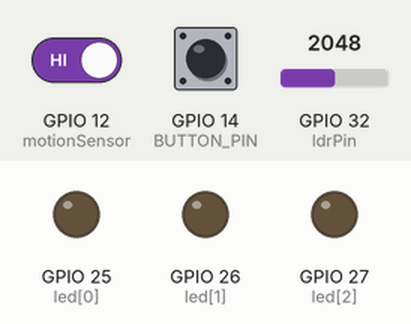
Bench run of a sketch on a simulated ESP32. Parts: output pins drawn as LEDs (lit = HIGH). The test bench sets the inputs (shaded band); at power-on: GPIO 32 (ldrPin) = 2048, GPIO 12 (motionSensor) HIGH, GPIO 14 (BUTTON_PIN) HIGH. WiFi joins after 1.5 s; servers stay silent unless stated; no MQTT or app messages arrive unless stated; what the sketch prints to the serial monitor is not drawn.

Above: at 2.7 s.
2.8 s: GPIO 32 (ldrPin) set to 1965
At 5.6 s:
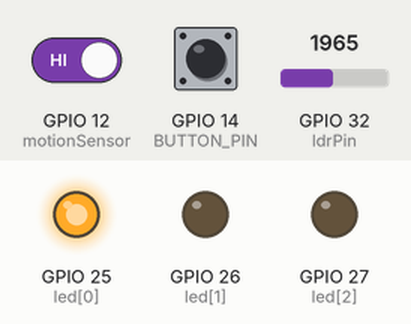
5.8 s: GPIO 32 (ldrPin) set to 1061
7.3 s: GPIO 32 (ldrPin) set to 952
At 7.8 s:
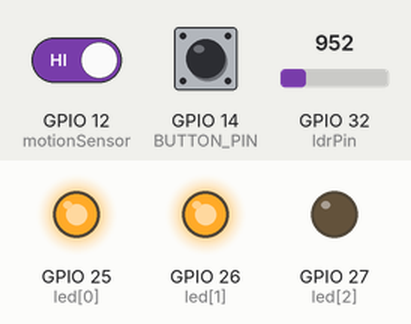
8.8 s: GPIO 32 (ldrPin) set to 535
10.3 s: GPIO 32 (ldrPin) set to 453
At 11.1 s:
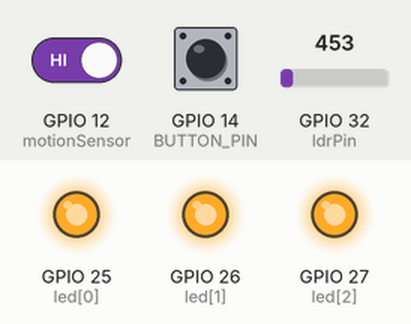
Timing chart, 0 to 13.3 s (numbered marks = the images above; inputs shaded):
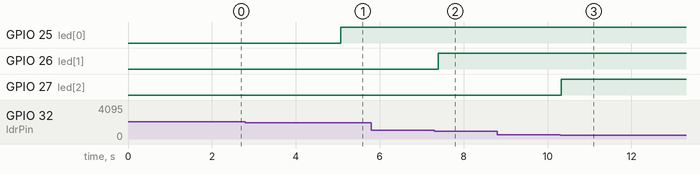

The sketch:

poste_mqtt.ino
```cpp
#include <WiFi.h>
#include <PubSubClient.h>

// Temporizador e botão
#define timeSeconds 10
#define BUTTON_PIN 14

// LEDs
const int led[3] = {25, 26, 27};

// Sensor de luz (LDR)
const int ldrPin = 32;
int ldrValue = 0;

// Sensor de movimento
const int motionSensor = 12;

// Configuração do Wi-Fi e MQTT
const char* ssid = "nome do wifi";          // Substitua pelo seu SSID
const char* password = "senha";      // Substitua pela sua senha Wi-Fi
const char* mqtt_server = "ip";  // Substitua pelo IP do seu broker MQTT
//const char* mqtt_user = "posteESP";   // Usuário MQTT
//const char* mqtt_pass = "posteimd";     // Senha MQTT

WiFiClient espClient;
PubSubClient client(espClient);

// Timer: Variáveis auxiliares
unsigned long now = millis();
unsigned long lastTrigger = 0;
unsigned long lastLdrRead = 0; // Temporizador para leitura do LDR
boolean startTimer = false;
boolean motionDetected = false;

// Função para conectar ao Wi-Fi
void setupWiFi() {
  delay(10);
  Serial.println();
  Serial.print("Conectando-se ao Wi-Fi: ");
  Serial.println(ssid);

  WiFi.begin(ssid, password);
  while (WiFi.status() != WL_CONNECTED) {
    delay(500);
    Serial.print(".");
  }

  Serial.println();
  Serial.println("Conectado ao Wi-Fi!");
}

// Função para conectar ao broker MQTT com autenticação
void reconnect() {
  while (!client.connected()) {
    Serial.print("Tentando conectar ao MQTT...");
    if (client.connect("ESP32Client")) {
      Serial.println("Conectado!");
    } else {
      Serial.print("Falhou, rc=");
      Serial.print(client.state());
      Serial.println(" Tentando novamente em 5 segundos...");
      delay(5000);
    }
  }
}

// Liga os LEDs ao detectar movimento
void IRAM_ATTR detectsMovement() {
  if (!motionDetected) {
    Serial.println("Movimento detectado!");
    motionDetected = true;
    // Publicar no tópico de movimento
    client.publish("/ul/group4/movement01/attrs", "m|detected");
  }

  // Liga os LEDs
  digitalWrite(led[0], HIGH);
  digitalWrite(led[1], HIGH);
  digitalWrite(led[2], HIGH);

  startTimer = true;
  lastTrigger = millis();
}

void setup() {
  // Porta Serial para depuração
  Serial.begin(115200);

  // Configuração do botão
  pinMode(BUTTON_PIN, INPUT_PULLUP);

  // Configura o sensor de movimento como entrada
  pinMode(motionSensor, INPUT_PULLUP);
  attachInterrupt(digitalPinToInterrupt(motionSensor), detectsMovement, RISING);

  // Configura os LEDs como saída e desliga todos
  pinMode(led[0], OUTPUT);
  pinMode(led[1], OUTPUT);
  pinMode(led[2], OUTPUT);
  digitalWrite(led[0], LOW);
  digitalWrite(led[1], LOW);
  digitalWrite(led[2], LOW);

  // Configuração do Wi-Fi e MQTT
  setupWiFi();
  client.setServer(mqtt_server, 1883);

  Serial.println("Sistema iniciado. Aguardando eventos...");
}

void loop() {
  now = millis();

  // Verifica o botão
  int buttonState = digitalRead(BUTTON_PIN);
  if (buttonState == LOW) { // Botão pressionado
    Serial.println("Botão pressionado!");
    client.publish("/ul/group4/button01/attrs", "b|pressionado");  // Publica no tópico do botão
    delay(200); // Debounce
  }

  /// Lê o valor do sensor de luz (LDR) a cada 5 segundos
  if (now - lastLdrRead >= 5000) {
    ldrValue = analogRead(ldrPin);
    Serial.print("Intensidade de Luz (LDR): ");
    Serial.println(ldrValue);
    client.publish("/ul/group4/sensor01/attrs", "l|" + ldrValue);

    // Controla os LEDs com base na luz ambiente
    if (!startTimer) { // Apenas controla os LEDs se não houver movimento detectado
      if (ldrValue < 500) {         // Baixa intensidade de luz
        digitalWrite(led[0], HIGH);
        digitalWrite(led[1], HIGH);
        digitalWrite(led[2], HIGH);
      } else if (ldrValue < 1000) {  // Intensidade média de luz
        digitalWrite(led[0], HIGH);
        digitalWrite(led[1], HIGH);
        digitalWrite(led[2], LOW);
      } else if (ldrValue < 2000) {                       // Alta intensidade de luz
        digitalWrite(led[0], HIGH);
        digitalWrite(led[1], LOW);
        digitalWrite(led[2], LOW);
      } else {
        digitalWrite(led[0], LOW);
        digitalWrite(led[1], LOW);
        digitalWrite(led[2], LOW);
      }
    }
  }
  // Reconectar ao broker MQTT se necessário
  if (!client.connected()) {
    reconnect();
  }
  client.loop();

  // Desliga os LEDs após o tempo definido
  if (startTimer && (now - lastTrigger > (timeSeconds * 1000))) {
    if (motionDetected) {
      Serial.println("Movimento parado. Desligando LEDs...");
      motionDetected = false;
      client.publish("movimento/status", "m|parado"); // Publicar no tópico de movimento
    }

    // Desliga os LEDs
    digitalWrite(led[0], LOW);
    digitalWrite(led[1], LOW);
    digitalWrite(led[2], LOW);

    startTimer = false;
  }

  delay(100); // Pequeno atraso para estabilidade
}
```

Measured:
- the behaviour switches between 2000 and 1999 on GPIO 32 (ldrPin) (found by bisection; images 0 and 1)
- the behaviour switches between 1000 and 999 on GPIO 32 (ldrPin) (found by bisection; images 1 and 2)
- the behaviour switches between 500 and 499 on GPIO 32 (ldrPin) (found by bisection; images 2 and 3)
- after the input at 2.8 s, GPIO 25 (led[0]): LOW → HIGH after 2.3 s
- after the input at 5.8 s, every drawn part: stays the same
- after the input at 7.3 s, GPIO 26 (led[1]): LOW → HIGH after 0.10 s
- after the input at 8.8 s, every drawn part: stays the same
- after the input at 10.3 s, GPIO 27 (led[2]): LOW → HIGH at once
